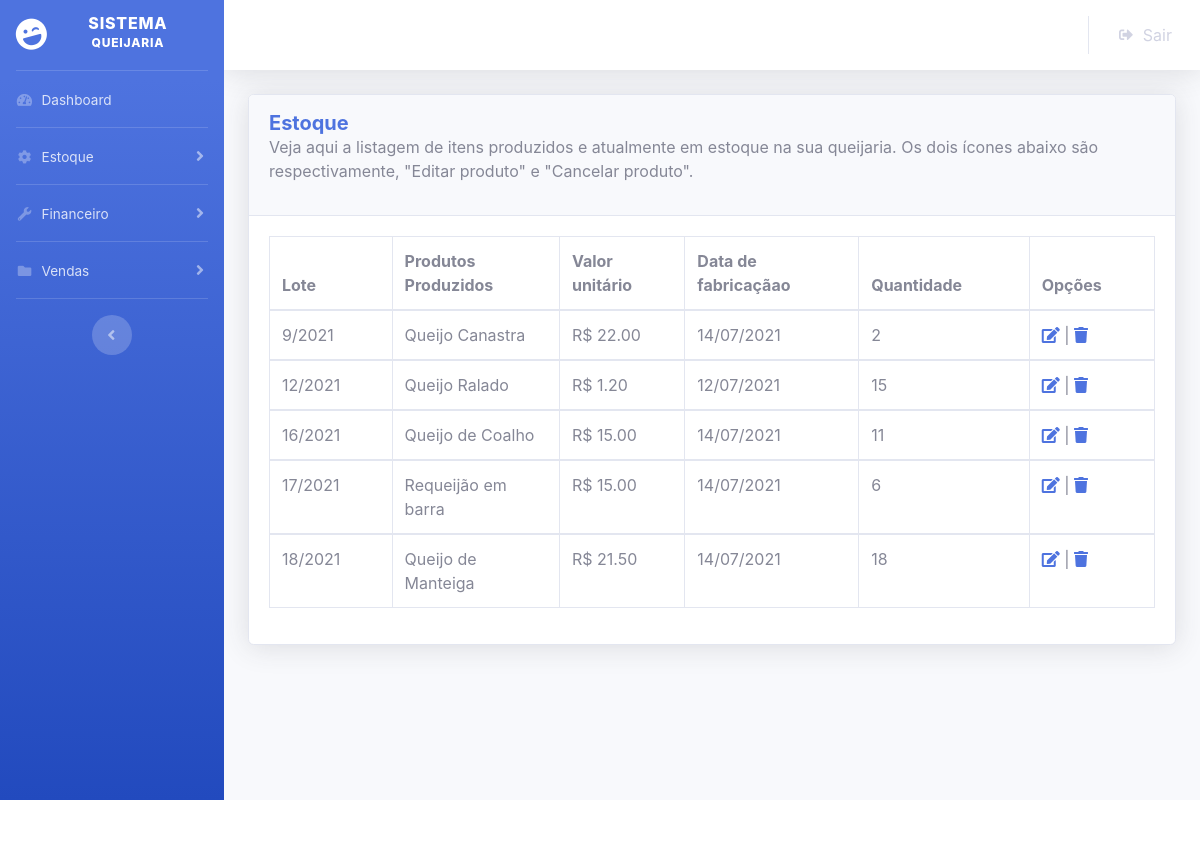
Page /estoque.php (signed in) on the committed database.
### tables this page shows
CREATE TABLE IF NOT EXISTS `tb_queijosproduzidos` (
  `que_codigo` int(11) NOT NULL AUTO_INCREMENT,
  `que_usu_codigo` int(11) DEFAULT NULL,
  `que_produto` varchar(50) NOT NULL,
  `que_dataproducao` date NOT NULL,
  `que_custo` float NOT NULL,
  `que_datafabricacao` date NOT NULL,
  `que_valorvenda` decimal(8,2) NOT NULL,
  `que_quantidade` int(11) NOT NULL,
  PRIMARY KEY (`que_codigo`)
);

### estoque.php (the view, shortened to what this page needs)
<?php
include ("config.php");
$consulta = $conexao-> query ("select *,date_format(que_datafabricacao,'%d/%m/%Y') as data1
,year(que_datafabricacao) as que_datafabricacao
from tb_queijosproduzidos where que_usu_codigo=".$_SESSION['codigousuario'] . " and que_quantidade >0");
?>
<?php include("ca.php");?>
<html>
<head>
	</head>
<div class="container-fluid">
<div class="card shadow mb-4">
                        <div class="card-header py-3">
                            <h5 class="m-0 font-weight-bold text-primary"> Estoque</h5>
							<p>	Veja aqui a listagem de itens produzidos e atualmente em estoque na sua queijaria.
							Os dois ícones abaixo são respectivamente, "Editar produto" e "Cancelar produto".</p>
                        </div>
                        <div class="card-body">
								<div class="row"><div class="col-sm-12"><table class="table table-bordered dataTable" id="dataTable" width="100%" cellspacing="0" role="grid" aria-describedby="dataTable_info" style="width: 100%;">
                                    <thead>
                                        <tr role="row"><th class="gggg" tabindex="0" aria-controls="dataTable" rowspan="1" colspan="1" aria-sort="ascending" aria-label="Name: activate to sort column descending" style="width: 54.8889px;">Lote</th>
										<th class="sorting" tabindex="0" aria-controls="dataTable" rowspan="1" colspan="1" aria-label="Position: activate to sort column ascending" style="width: 62.8889px;">Produtos Produzidos</th>
										<th class="sorting" tabindex="0" aria-controls="dataTable" rowspan="1" colspan="1" aria-label="Position: activate to sort column ascending" style="width: 62.8889px;">Valor unitário</th>
										<th class="sorting" tabindex="0" aria-controls="dataTable" rowspan="1" colspan="1" aria-label="Position: activate to sort column ascending" style="width: 62.8889px;">Data de fabricaçãao</th>
										<th class="sorting" tabindex="0" aria-controls="dataTable" rowspan="1" colspan="1" aria-label="Age: activate to sort column ascending" style="width: 29.8889px;">Quantidade</th>
										<th class="sorting" tabindex="0" aria-controls="dataTable" rowspan="1" colspan="1" aria-label="Start date: activate to sort column ascending" style="width: 63.8889px;">Opções</th>
                                    </thead>
			<?php while($resultado = $consulta ->fetch_assoc()) { ?>
                                    <tbody>
                                    <tr role="row" class="odd">
										<td><?php echo $resultado['que_codigo']; ?>/<?php echo $resultado['que_datafabricacao']; ?></td>
                                        <td><?php echo $resultado['que_produto']; ?></td>
										<td>R$ <?php echo $resultado['que_valorvenda']; ?></td>
										<td><?php echo $resultado['data1']; ?></td>
										<td><?php echo $resultado['que_quantidade']; ?></td>
										<td> <a href="editarqueijo.php?codigo=<?php echo $resultado['que_codigo']; ?>"><i class="fas fa-edit"></i></a>
										| <a href="?excluir=<?php echo $resultado['que_codigo']; ?>"> <i class="fas fa-trash"></i> </a> </td>
                                    </tr>
                                          </tbody>
			<?php } ?>
                                </table></div></div>
 </div>
 </div>
 </div>
<?php include("ro.php");?>

### rows in the picture
tb_queijosproduzidos: que_codigo "9", que_datafabricacao "2021", que_produto "Queijo Canastra", que_valorvenda "22.00", data1 "14/07/2021", que_quantidade "2"
tb_queijosproduzidos: que_codigo "12", que_datafabricacao "2021", que_produto "Queijo Ralado", que_valorvenda "1.20", data1 "12/07/2021", que_quantidade "15"
tb_queijosproduzidos: que_codigo "16", que_datafabricacao "2021", que_produto "Queijo de Coalho", que_valorvenda "15.00", data1 "14/07/2021", que_quantidade "11"
tb_queijosproduzidos: que_codigo "17", que_datafabricacao "2021", que_produto "Requeijão em barra", que_valorvenda "15.00", data1 "14/07/2021", que_quantidade "6"
tb_queijosproduzidos: que_codigo "18", que_datafabricacao "2021", que_produto "Queijo de Manteiga", que_valorvenda "21.50", data1 "14/07/2021", que_quantidade "18"
